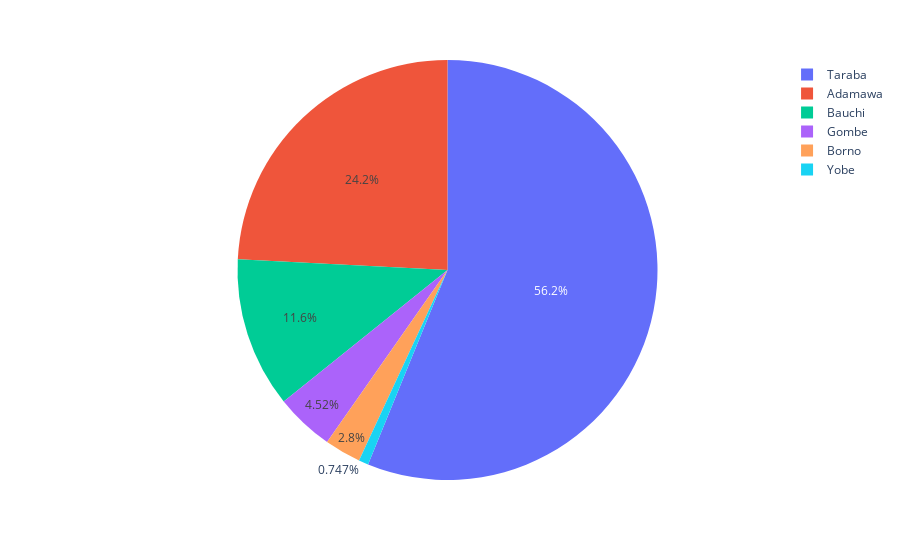

The code cell stored with this chart in its notebook:
### Code cell
geemap.pie_chart(ne_fnf, names='ADM1_NAME', values='class_1_km2', color='ADM1_NAME')

### Figure 1 — Plotly figure (JSON) as saved in the notebook; plotly's stock layout.template omitted (floating-point values rounded to 4 significant figures)
{"data": [{"customdata": [["Taraba"], ["Adamawa"], ["Bauchi"], ["Gombe"], ["Borno"], ["Yobe"]], "domain": {"x": [0, 1], "y": [0, 1]}, "hovertemplate": "ADM1_NAME=%{customdata[0]}<br>class_1_km2=%{value}<extra></extra>", "labels": ["Taraba", "Adamawa", "Bauchi", "Gombe", "Borno", "Yobe"], "legendgroup": "", "marker": {"colors": ["#636efa", "#EF553B", "#00cc96", "#ab63fa", "#FFA15A", "#19d3f3"]}, "name": "", "showlegend": true, "type": "pie", "values": [3235.0, 1392.0, 667.1, 260.1, 161.2, 42.99]}], "layout": {"autosize": true, "legend": {"tracegroupgap": 0}, "margin": {"t": 60}}}
